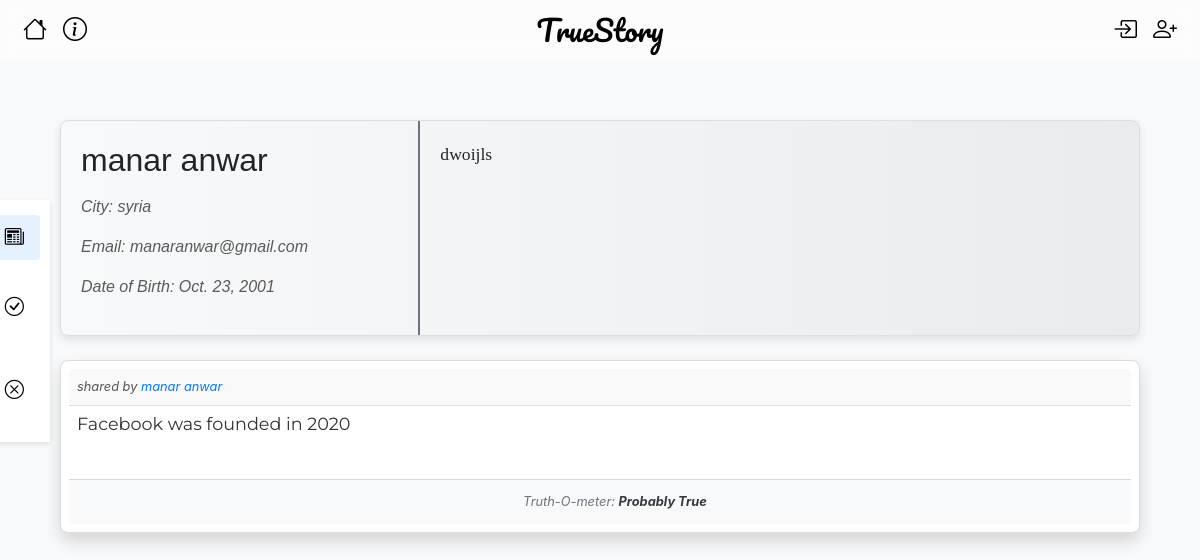
/account/3/details, run on the app's committed database.
### mainapp/models.py (models this page shows, shortened)
class Account(models.Model):
    user = models.OneToOneField(CustomUser, on_delete=models.CASCADE, primary_key=True)
    first_name = models.CharField("First Name", max_length=100)
    last_name = models.CharField("Last Name", max_length=100)
    date_of_birth = models.DateField("Date Of Birth",)
    gender = models.CharField("Gender", max_length=8, choices=[("MALE", "MALE"), ("FEMALE", "FEMALE")])
    city = models.CharField("City", max_length=50)
    bio = models.TextField("Bio", max_length=1000)
    last_api_call = models.DateTimeField(null=True, blank=True)
    def get_absolute_url(self):
        return reverse("account_detail", kwargs={"pk": self.pk})

class CustomUser(AbstractUser):
    username = None
    first_name = None
    last_name = None
    email = models.EmailField("email_address", unique=True)
    is_trusted = models.BooleanField(default=False)
    USERNAME_FIELD = "email"
    REQUIRED_FIELDS = []
    objects = CustomUserManager()

class Post(models.Model):
    post_id = models.BigAutoField("Post id",primary_key=True)
    account = models.ForeignKey(Account, on_delete=models.CASCADE,related_name="account")
    post_text = models.TextField("Post Text", max_length=5000)
    true_prob = models.FloatField("Prop",default = -1)
    status = models.CharField(
        max_length=50,
        choices=[(status.name, status.value) for status in Status],
        default=Status.P.value
    )
    checker = models.ForeignKey(Account,null=True, blank=True,on_delete=models.SET_NULL,related_name="checker")
    created_at = models.DateTimeField("Created at", auto_now_add = True)
    updated_at = models.DateTimeField("Updated at", auto_now = True)
    class Meta:
        verbose_name = "Post"
        ordering = ["-post_id"]
    def get_relative_time(self):
        now = datetime.now()
        past_date = self.created_at
        relative_time = DateTimeUtils.relative_datetime(past_date)[0]
        ago = " ago"
        if relative_time == "just now":
            ago =""
        return relative_time+ago

### mainapp/views/account.py (the view)
def profile_view(request, pk):
    account = Account.objects.get(user_id=pk)
    nav = request.GET.get('nav', 'posts')
    if nav == 'verified':
        post_list = Post.objects.filter(checker=account, status=Status.V.value)
    elif nav == 'disproven':
        post_list = Post.objects.filter(checker=account, status=Status.DP.value)
    else:
        post_list = Post.objects.filter(account=account)
    paginator = Paginator(post_list, 10)  # Show 10 posts per page
    page_number = request.GET.get('page',1)
    page_obj = paginator.get_page(page_number)
    if int(page_number) > paginator.num_pages or int(page_number) < 1:
        page_obj.object_list = []
    if request.headers.get('x-requested-with') == 'XMLHttpRequest':
        context = {'page_obj': page_obj}
        html_content = render_to_string('mainapp/post/_posts_section.html', context, request=request)
        return JsonResponse({
            'content': html_content,
        })
    context = {
        'account': account,
        'page_obj': page_obj,
    }
    return render(request, 'mainapp/account/account_details.html', context)

### mainapp/templates/mainapp/account/account_details.html (shortened to what this page needs)
{% extends "base.html" %}
{% load static %}
{% block style %}
<link rel="stylesheet" type="text/css" href="{% static 'mainapp/css/profile_card.css' %}">
<link rel="stylesheet" type="text/css" href="{% static 'mainapp/css/post_card2.css' %}">
<link rel="stylesheet" type="text/css" href="{% static 'mainapp/css/side_panel.css' %}">
{% endblock style %}
{% block content %}
<div class="container mt-4">
    {% include 'mainapp/account/_profile_card.html' %}
    <div class="side-panel">
        <ul class="nav flex-column">
            <li class="nav-item">
                <a id="all_posts_nav" class="nav-link sub-bar {% if not request.GET.nav or request.GET.nav == 'posts' %}active{% endif %}" href="?nav=posts">
                    {{account.first_name}} Posts <i class="bi bi-newspaper float-right"></i>
                </a>
            </li>
            <li class="nav-item">
                <a class="nav-link sub-bar {% if request.GET.nav == 'verified' %}active{% endif %}" href="?nav=verified">
                    Verified by {{account.first_name}}<i class="bi bi-check-circle float-right"></i>
                </a>
            </li>
            <li class="nav-item">
                <a class="nav-link sub-bar {% if request.GET.nav == 'disproven' %}active{% endif %}" href="?nav=disproven">
                    Disproven by {{account.first_name}}<i class="bi bi-x-circle float-right"></i>
                </a>
            </li>
        </ul>
    </div>
    <div id="posts-container" class="mt-4">
        {% include 'mainapp/post/_posts_section.html' %}
    </div>
</div>
{% endblock %}

### mainapp/templates/mainapp/account/_profile_card.html (shortened to what this page needs)
<div class="card profile-card">
    <div class="row no-gutters">
        <div class="col-md-4 details position-relative">
            <div class="card-body">
                <h3 class="full-name">{{ account.first_name }} {{ account.last_name }}
                </h3>
                <p><em>City: {{ account.city }}</em></p>
                <p><em>Email: {{ account.user.email }}</em></p>
                <p><em>Date of Birth: {{ account.date_of_birth }}</em></p>
            </div>
        </div>
        <div class="col-md-8">
            <div class="card-body bio">
                <p>{{ account.bio }}</p>
            </div>
        </div>
    </div>
</div>

### mainapp/templates/mainapp/post/_post_card2.html (shortened to what this page needs)
<div class="card mt-3 p-2 shadow" id="post-card-{{post.post_id}}">
    <div class="card-header d-flex justify-content-between p-2">
        <span class="small card-author">shared by <a href="{{ post.account.get_absolute_url }}" >{{ post.account.first_name }} {{ post.account.last_name }}</a></span>
    </div>
    <p class="card-text post-body p-2">
        <span class="post-summary">{{ post.post_text|linebreaksbr }}</span>
        <br><a href="javascript:void(0);" class="see-more text-info">Show more...</a>
    </p>
    <div class="card-footer d-flex justify-content-between align-items-center p-2 bg-light">
        <div class="btn-group" role="group">
        </div>
        <div id="poststatue{{post.post_id}}" class="status text-muted small text-center mx-auto">
            Truth-O-meter: <strong class="text-dark">{{ post.status }}</strong>
        </div>
        <div class="btn-group" role="group">
        </div>
    </div>
</div>

### mainapp/static/mainapp/css/base.css (style rules this page uses)
body { margin: 0; padding: 0; box-sizing: border-box; }

### mainapp/static/mainapp/css/profile_card.css (style rules this page uses)
.profile-card { background: linear-gradient(to right, #f8f9fa, #e9ecef); box-shadow: 0 4px 8px rgba(0, 0, 0, 0.1); font-family: Arial, sans-serif; }
.profile-card .details { border-right: 2px solid #6c757d; }
.profile-card .details p { color: #5a5a5a; }
.profile-card .bio { font-family: 'Georgia', serif; font-size: 1.1rem; }
.profile-card .full-name { font-size: 2rem; margin-bottom: 1rem; }

### mainapp/static/mainapp/css/post_card2.css (style rules this page uses)
body { margin: 0; padding: 0; box-sizing: border-box; }
.card { border: 1px solid #ddd; border-radius: 8px; }
.card-header, .card-footer { background-color: #f9f9f9; }
.status { font-style: italic; color: #666; width: 30%; }
.text-muted { color: #888; }
.text-dark { color: #333; }
.post-summary { display: -webkit-box; -webkit-box-orient: vertical; -webkit-line-clamp: 5; display: box; box-orient: vertical; line-clamp: 5; overflow: hidden; text-overflow: ellipsis; }
.post-body { transition: all 0.3s ease-in-out; padding: 40px; font-family: 'Montserrat', sans-serif; border-radius: 8px; color: #333; font-size: 1.1rem; line-height: 1.3rem; }
.card-author { font-style: italic; font-size: 0.8em; color: #555; }

### mainapp/static/mainapp/css/side_panel.css (style rules this page uses)
.side-panel { position: fixed; top: 200px; left: -150px; width: 200px; background-color: rgba(255, 255, 255, 0.9); box-shadow: 0 2px 5px rgba(0, 0, 0, 0.1); padding: 10px; z-index: 1000; transition: left 0.3s; }
.side-panel .nav-link { color: #000; margin: 5px 0; font-size: 1.2rem; display: flex; justify-content: space-between; align-items: center; }
.side-panel .nav-link:hover, .side-panel .nav-link.active { background-color: rgba(0, 123, 255, 0.1); border-radius: 4px; }

### data on the page
Account: first_name "manar", last_name "anwar", city "syria", user.email "manaranwar@gmail.com", date_of_birth "Oct. 23, 2001", bio "dwoijls"
Post: account.first_name "manar", account.last_name "anwar", post_text "Facebook was founded in 2020", status "Probably True"
